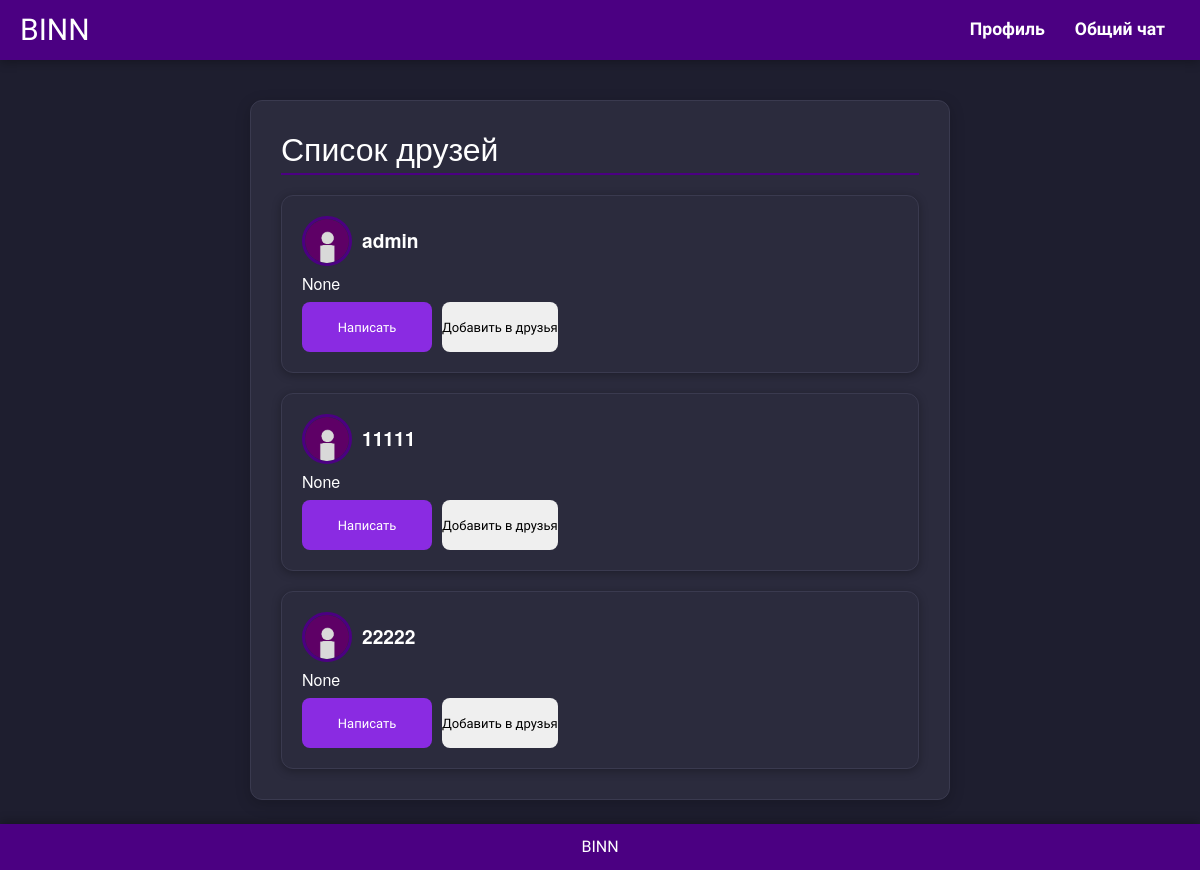
The app's page /users (signed in) with its own data.
### tables this page shows
CREATE TABLE users (id INTEGER PRIMARY KEY, username TEXT, password TEXT, is_banned INTEGER DEFAULT 0, is_admin INTEGER DEFAULT 0, bio TEXT, age INTEGER, city TEXT, photo TEXT);

### app.py (the view)
@app.route('/users')
def users():
    if 'username' not in session:
        return redirect(url_for('login'))
    conn = get_db_connection()
    cursor = conn.cursor()
    cursor.execute('SELECT is_banned FROM users WHERE username = ?', (session['username'],))
    user = cursor.fetchone()
    if user and user['is_banned']:
        conn.close()
        return render_template('banned.html')
    cursor.execute('SELECT * FROM users')
    users = cursor.fetchall()
    conn.close()
    return render_template('users_list.html', users=users)

### app.py (called while the page is built)
def get_db_connection():
    conn = sqlite3.connect('database.db')
    conn.row_factory = sqlite3.Row
    return conn

@app.context_processor
def utility_processor():
    return dict(
        are_friends=are_friends,
        friend_request_sent=friend_request_sent
    )

### templates/users_list.html (shortened to what this page needs)
{% extends 'base.html' %}
{% block body %}
<main class="main-friend">
    <section id="friends" class="friend">
        <h2 class="friend-h">Список друзей</h2>
        <div class="friend-list">
            {% for user in users %}
            <div class="friend-card">
                <div class="friend-info">
                    <div class="friend-rovn">
                        {% if user['photo'] %}
                            <img src="{{ url_for('static', filename=user['photo']) }}" alt="Profile Photo" class="friend-photo">
                        {% else %}
                            <img src="{{ url_for('static', filename='default_profile.png') }}" alt="Default Profile Photo" class="friend-photo">
                        {% endif %}
                        <a href="{{ url_for('view_profile', username=user['username']) }}" class="friend-name">{{ user['username'] }}</a>
                    </div>
                    <p class="friend-bio">{{ user['bio'] }}</p>
                    <div class="friend-actions">
                        <a href="{{ url_for('private_chat', username=user['username']) }}" class="btn message">Написать</a>
                        <form action="{{ url_for('add_friend_route', friend_id=user['id']) }}" method="POST" class="friend-form">
                            <button type="submit" class="btn add">Добавить в друзья</button>
                        </form>
                    </div>
                </div>
            </div>
            {% endfor %}
        </div>
    </section>
</main>
{% endblock %}

### static/css/style.css (style rules this page uses)
body { background-color: rgb(27, 27, 27); font-family: Jura; }
* { margin: 0; padding: 0; box-sizing: border-box; }
body { font-family: "Helvetica Neue", Arial, sans-serif; background-color: #1e1e2f; color: #ffffff; display: flex; flex-direction: column; min-height: 100vh; }
.main-friend { flex: 1; padding: 40px; display: flex; flex-direction: column; align-items: center; }
.main-friend .friend { width: 100%; max-width: 700px; background: #2b2b3d; padding: 30px; margin-bottom: 30px; border: 1px solid #3a3a4f; border-radius: 12px; box-shadow: 0 4px 15px rgba(0, 0, 0, 0.2); }
.main-friend .friend .friend-h { font-size: 2em; border-bottom: 2px solid #4b0082; padding-bottom: 10px; margin-bottom: 20px; }
.main-friend .friend .friend-list { display: flex; flex-direction: column; gap: 20px; }
.main-friend .friend .friend-list .friend-card { background: #2b2b3d; padding: 20px; border: 1px solid #3a3a4f; border-radius: 12px; display: flex; justify-content: space-between; align-items: center; box-shadow: 0 2px 10px rgba(0, 0, 0, 0.3); }
.main-friend .friend .friend-list .friend-card .friend-info { display: flex; flex-direction: column; gap: 10px; }
.main-friend .friend .friend-list .friend-card .friend-info .friend-rovn { display: flex; align-items: center; }
.main-friend .friend .friend-list .friend-card .friend-info .friend-rovn .friend-photo { width: 50px; height: 50px; border-radius: 50%; border: 3px solid #4b0082; margin-right: 10px; }
.main-friend .friend .friend-list .friend-card .friend-info .friend-rovn .friend-name { font-size: 1.2em; font-weight: bold; color: white; text-decoration: none; }
.main-friend .friend .friend-list .friend-card .friend-info .friend-actions { display: flex; gap: 10px; }
.main-friend .friend .friend-list .friend-card .friend-info .friend-actions .btn { font-size: 13px; border: none; border-radius: 8px; text-decoration: none; text-align: center; cursor: pointer; font-weight: bold; transition: background 0.3s; height: 50px; font-family: "Jura", sans-serif; font-optical-sizing: auto; font-weight: 300; font-style: normal; text-decoration: none; }
.main-friend .friend .friend-list .friend-card .friend-info .friend-actions .btn.message { background-color: #8a2be2; color: white; text-align: center; display: flex; padding: 0; margin: 0; justify-content: center; align-items: center; width: 130px; }
.message { display: flex; }
.message { margin-bottom: 10px; padding: 10px; border-radius: 5px; }

### records on screen
users: username "admin", bio "None"
users: username "11111", bio "None"
users: username "22222", bio "None"
